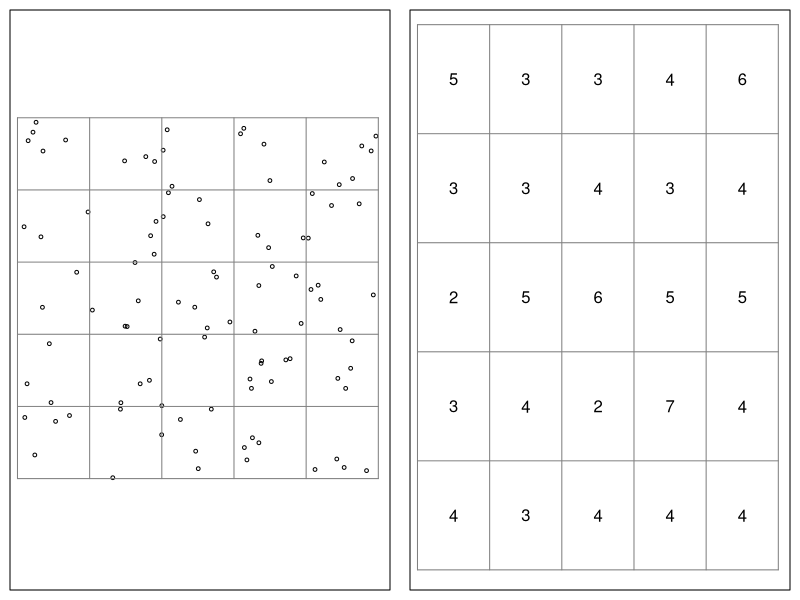

R code for this plot:



set.seed(434)
N <- 100
s <- cbind(runif(N), runif(N)) # points
# counts in each pixel
n.k <- table(cut(s[,1], seq(0, 1, 0.2)),
             cut(s[,2], seq(0, 1, 0.2)))


# plot continuous space and discrete space
x11(width=6, height=3)
op <- par(mfrow=c(1, 2), mai=c(0.1, 0.1, 0.1, 0.1))
plot(s, frame=T, ann=FALSE, axes=FALSE, asp=1, cex=0.5)
segments(seq(0, 1, 0.2), 0, seq(0, 1, 0.2), 1, col=gray(0.5))
segments(0, seq(0, 1, 0.2), 1, seq(0, 1, 0.2), col=gray(0.5))
plot(s, frame=T, ann=FALSE, axes=F, type="n")
segments(seq(0, 1, 0.2), 0, seq(0, 1, 0.2), 1, col=gray(0.5))
segments(0, seq(0, 1, 0.2), 1, seq(0, 1, 0.2), col=gray(0.5))
y <- 0.1
for(i in 1:nrow(n.k)) {
    text(seq(0.1, 1, by=0.2), y, labels=n.k[,i])
    y <- y+0.2
}
par(op)


